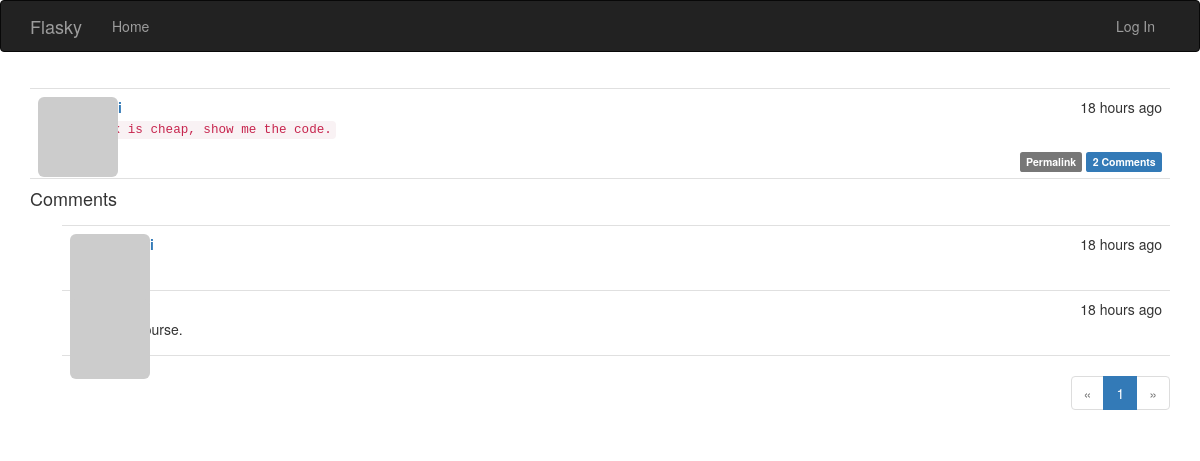
The app's page /post/101 with its own data.
### app/models.py (models this page shows, shortened)
class Post(db.Model):
    __tablename__ = 'posts'
    id = db.Column(db.Integer, primary_key=True)
    body = db.Column(db.Text)
    body_html = db.Column(db.Text)
    timestamp = db.Column(db.DateTime, index=True, default=datetime.utcnow())
    author_id = db.Column(db.Integer, db.ForeignKey("users.id"))
    comments = db.relationship('Comment', backref='post', lazy='dynamic')

class Comment(db.Model):
    __tablename__ = 'comments'
    id = db.Column(db.Integer, primary_key=True)
    body = db.Column(db.Text)
    body_html = db.Column(db.Text)
    timestamp = db.Column(db.DateTime, index=True, default=datetime.utcnow())
    disabled =db.Column(db.Boolean)
    author_id = db.Column(db.Integer, db.ForeignKey("users.id"))
    post_id = db.Column(db.Integer, db.ForeignKey("posts.id"))

### app/main/views.py (the view)
@main.route('/post/<int:id>', methods=['GET', 'POST'])
def post(id):
    post = Post.query.get_or_404(id)
    form = CommentForm()
    if form.validate_on_submit():
        comment = Comment(body=form.body.data, post=post, author=current_user._get_current_object())
        db.session.add(comment)
        flash('Your comment has been published.')
        return redirect(url_for('.post', id=post.id, page=-1))
    page = request.args.get('page', 1, type=int)
    if page == -1:
        page = (post.comments.count() - 1) / current_app.config['FLASKY_COMMENTS_PER_PAGE'] + 1
    pagination = post.comments.order_by(Comment.timestamp.asc()).paginate(
        page, per_page=current_app.config['FLASKY_COMMENTS_PER_PAGE'], error_out=False
    )
    comments = pagination.items
    return render_template('post.html', posts=[post], form=form, comments=comments, pagination=pagination)

### app/auth/views.py (called while the page is built)
@auth.before_app_request
def before_request():
    if current_user.is_authenticated:
        current_user.ping()
        if not current_user.confirmed \
            and request.endpoint[:5] != 'auth.' \
            and request.endpoint != 'static':
            return redirect(url_for('auth.unconfirmed'))

### app/main/__init__.py (called while the page is built)
@main.app_context_processor
def inject_permissions():
    return dict(Permission=Permission)

### app/models.py (called while the page is built)
    def gravatar(self, size=100, default='identicon', rating='g'):
        if request.is_secure:
            url = 'https://secure.gravatar.com/avatar'
        else:
            url = 'http://www.gravatar.com/avatar'
        hash = self.avatar_hash or hashlib.md5(self.email.encode('utf-8')).hexdigest()
        return '{url}/{hash}?s={size}&d={default}&r={rating}'.format(
            url=url, hash=hash, size=size, default=default, rating=rating
        )

    def can(self, permissions):
        return False

    def is_administrator(self):
        return False

### app/templates/post.html (shortened to what this page needs)
{% extends "base.html" %}
{% import "bootstrap/wtf.html" as wtf %}
{% import "_macros.html" as macros %}
{% block page_content %}
{% include '_posts.html' %}
<h4 id="comments">Comments</h4>
{% include '_comments.html' %}
{% if pagination %}
<div class="pagination">
    {{ macros.pagination_widget(pagination, '.post', fragment='#comments', id=posts[0].id) }}
</div>
{% endif %}
{% endblock %}

### app/templates/_posts.html (shortened to what this page needs)
<ul class="posts">
    {% for post in posts %}
    <li class="post">
        <div class="post-thumbnail">
            <a href="{{ url_for('.user', username=post.author.username) }}">
                <img class="img-rounded profile-thumbnail" src="{{ post.author.gravatar(size=40) }}">
            </a>
        </div>
        <div class="post-content">
            <div class="post-date">{{ moment(post.timestamp).fromNow() }}</div>
            <div class="post-author"><a href="{{ url_for('.user', username=post.author.username) }}">{{ post.author.username }}</a></div>
            <div class="post-body">
                {% if post.body_html %}
                    {{ post.body_html | safe }}
                {% else %}
                    {{ post.body }}
                {% endif %}
            </div>
            <div class="post-footer">
                <a href="{{ url_for('.post', id=post.id) }}">
                    <span class="label label-default">Permalink</span>
                </a>
                <a href="{{ url_for('.post', id=post.id) }}#comments">
                    <span class="label label-primary">{{ post.comments.count() }} Comments</span>
                </a>
            </div>
        </div>
    </li>
    {% endfor %}
</ul>

### app/templates/_comments.html (shortened to what this page needs)
<ul class="comments">
    {% for comment in comments %}
    <li class="comment">
        <div class="comment-thumbnail">
            <a href="{{ url_for('.user', username=comment.author.username) }}">
                <img class="img-rounded profile-thumbnail" src="{{ comment.author.gravatar(size=40) }}">
            </a>
        </div>
        <div class="comment-content">
            <div class="comment-date">{{ moment(comment.timestamp).fromNow() }}</div>
            <div class="comment-author"><a href="{{ url_for('.user', username=comment.author.username) }}">{{ comment.author.username }}</a></div>
            <div class="comment-body">
                {% if moderate or not comment.disabled %}
                    {% if comment.body_html %}
                        {{ comment.body_html | safe }}
                    {% else %}
                        {{ comment.body }}
                    {% endif %}
                {% endif %}
            </div>
        </div>
    </li>
    {% endfor %}
</ul>

### app/static/styles.css (style rules this page uses)
.profile-thumbnail { position: absolute; }
ul.posts { list-style-type: none; padding: 0px; margin: 16px 0px 0px 0px; border-top: 1px solid #e0e0e0; }
ul.posts li.post { padding: 8px; border-bottom: 1px solid #e0e0e0; }
div.post-date { float: right; }
div.post-author { font-weight: bold; }
div.post-thumbnail { position: absolute; }
div.post-content { margin-left: 48px; min-height: 48px; }
div.post-footer { text-align: right; }
ul.comments { list-style-type: none; padding: 0px; margin: 16px 0px 0px 0px; }
ul.comments li.comment { margin-left: 32px; padding: 8px; border-bottom: 1px solid #e0e0e0; }
ul.comments li.comment:nth-child(1) { border-top: 1px solid #e0e0e0; }
div.comment-date { float: right; }
div.comment-author { font-weight: bold; }
div.comment-thumbnail { position: absolute; }
div.comment-content { margin-left: 48px; min-height: 48px; }
div.pagination { width: 100%; text-align: right; padding: 0px; margin: 0px; }

### records on screen
Post: timestamp "18 hours ago", body_html "Talk is cheap, show me the code.", comments.count "2"
Comment: timestamp "18 hours ago"
Comment: timestamp "18 hours ago", body_html "Of course."

### other values on screen
{{ p }} "1"
